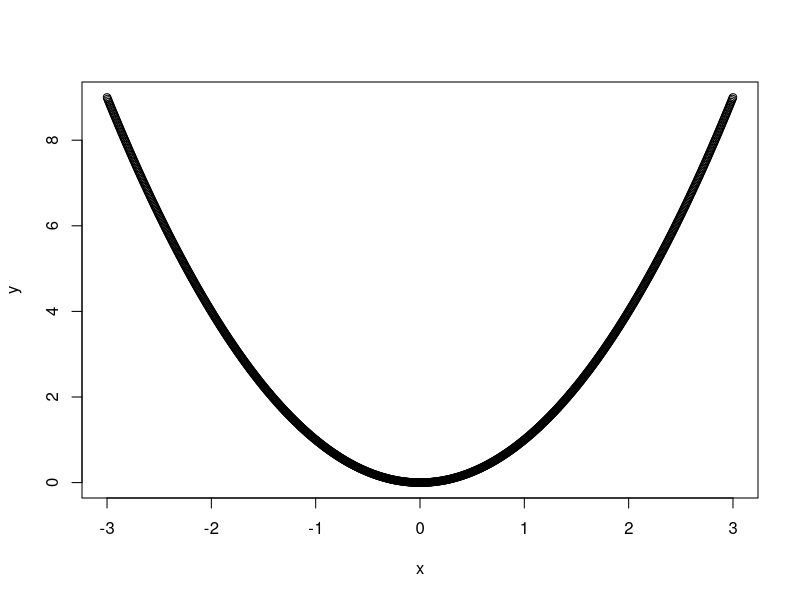
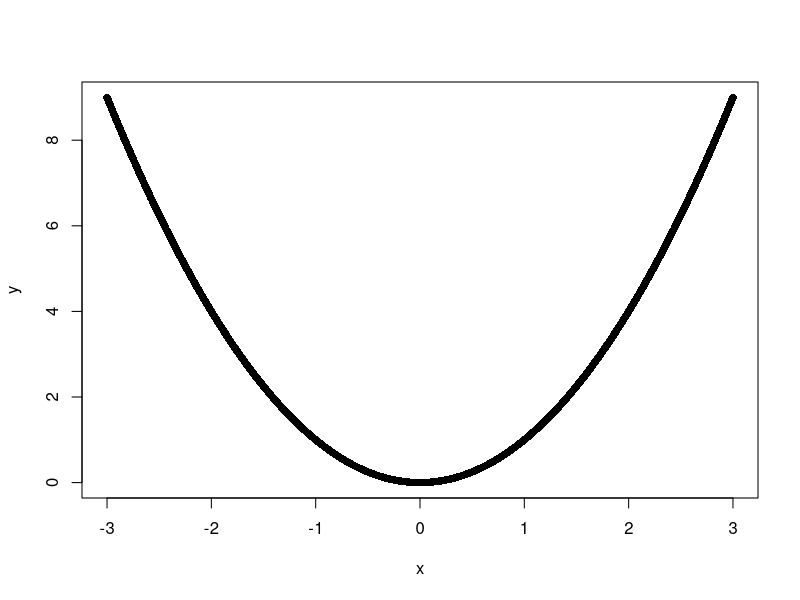
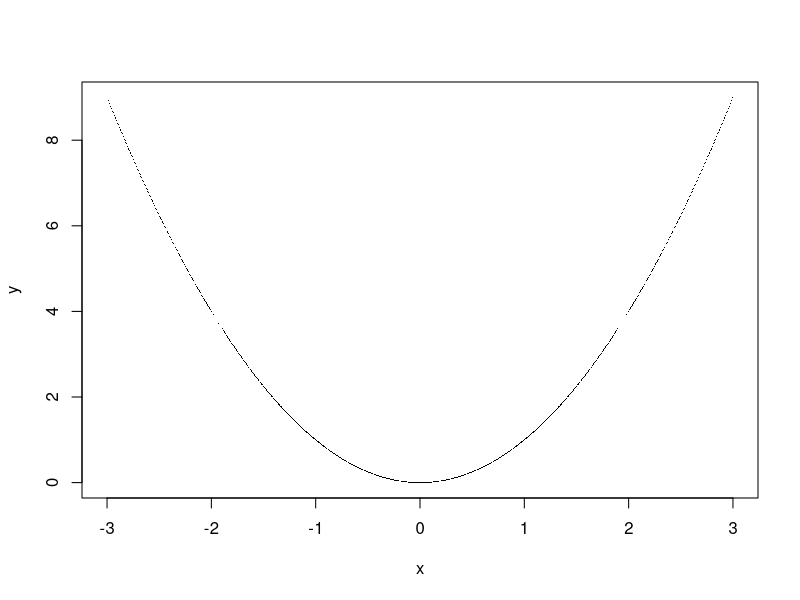
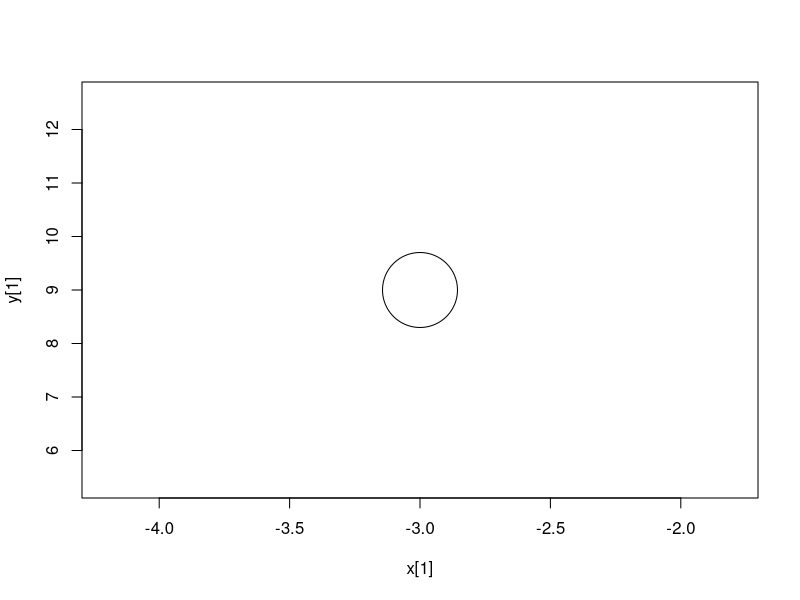
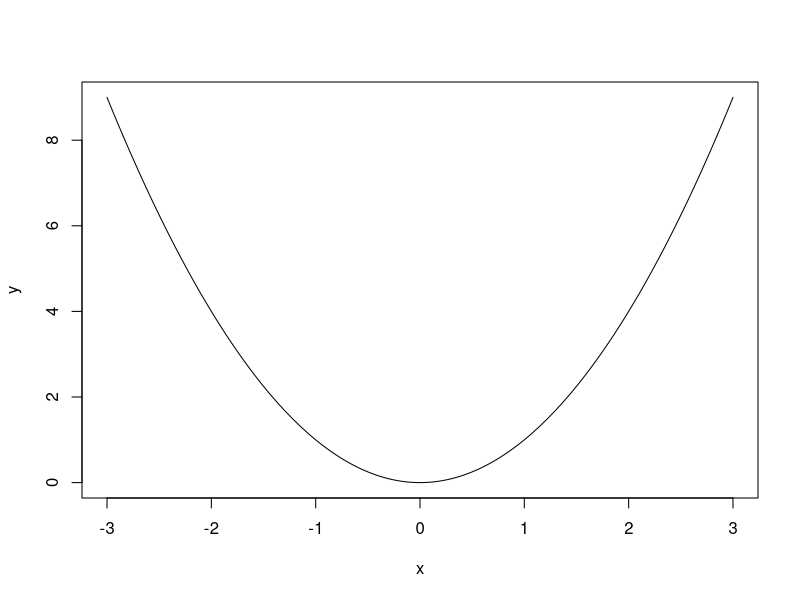
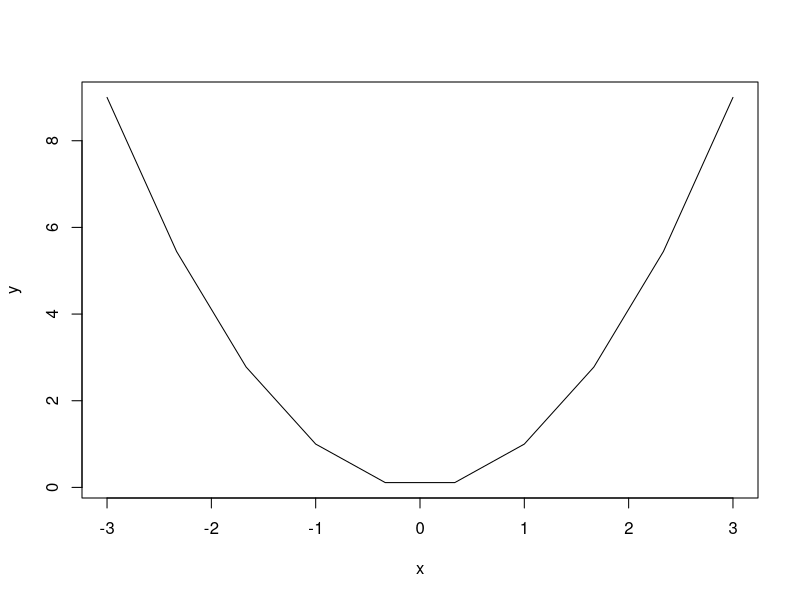
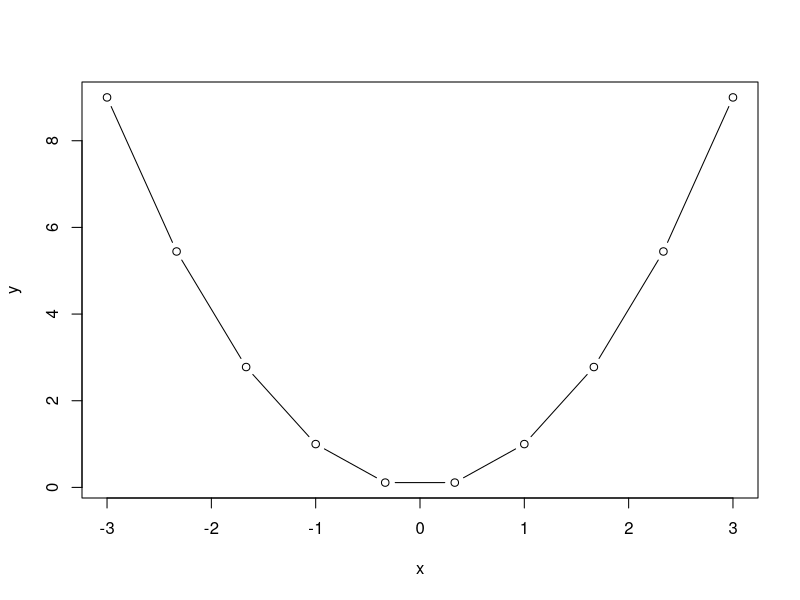
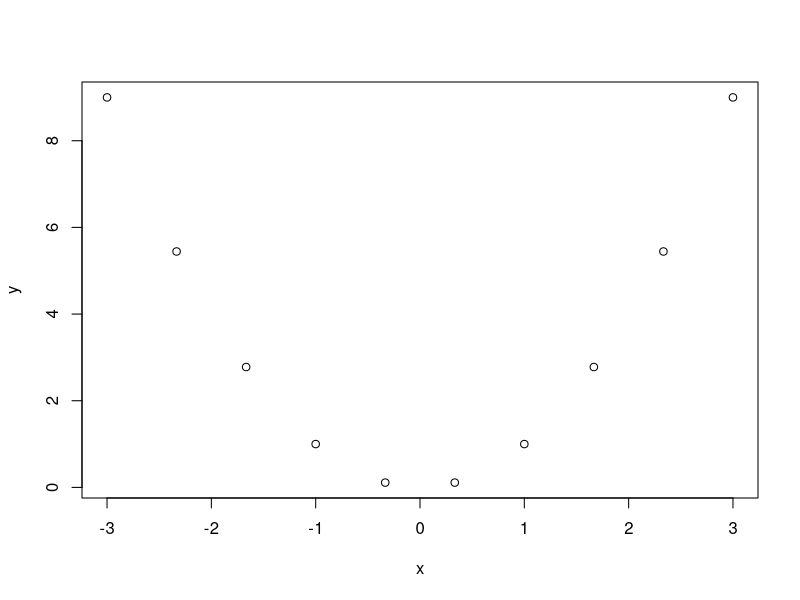

Recreate these plots in R, in order.
# # # # # # # # # # # # # # # # # # # # # # # # # # # # # # # # # # # # # # # # # # # # # # # # # # # # # # # # # # #
# GRAPHING FUNCTIONS

# What if we want to graph a nonlinear function?
# We basically fake it by graphing lots of tiny little line segments

# Let's graph x^2 over the interval (-3,3)
# First we calculate a ton of tiny little x-intervals

x = seq(-3, 3, length=1000)

# Now we calculate x^2 for all those points

y = x^2

plot( x, y )

# The points make the line look a bit thick.  We could adjust the points:

plot( x, y, pch=16 )
plot( x, y, pch=16, cex=0.1 )
plot( x[1], y[1], cex=10 ) #cex controls the size of the points

# Or, we could just use R's line plotting:

plot( x, y, type="l")

# What happens if we use fewer points?

x = seq(-3, 3, length=10)
y = x^2
plot( x, y, type="l")
plot( x, y, type="b") #b=both (i.e. for points and lines)
plot( x, y, type="p")

# We can add lines and points to current plots

plot( x, y, type="p")
lines( x, y )
plot( x, y, type="l")
points( x, y )
points( 0, 5 ) #can add points anywhere
points( -3, 0, pch=16, cex=3, col="blue" )
lines( c(-3,3), c(5,5), col="red", lty=2 )

# Sometimes it's useful to set up a blank grid and add points/lines to it.  This way, you can
# control the axes sizes manually.
plot(c(-5,5), c(0, 5), type="n", xlab="x", ylab="y") #type="n" means nothing (i.e. don't plot anything)


# QUESTION!  Make graphs of the functions:
#  x^3 - 4x + 1 and
#	7sin(x)
# over the interval (-2,2)
# Plot them on the same graph in different colors
# Make sure to add a legend (see ?legend) and label your axes.

x = seq(-2,2,by=.1)
y1 = x^3 - 4*x + 1 
y2 = 7*sin(x)

plot( x, y2, type="l", col=2, ylab="Functions" )
lines(x, y1, col=3)
abline(h=0)
abline(v=1)
?legend
legend(1, -3, legend=c("y1", "y2"), col=c(2,3), lty=1)
